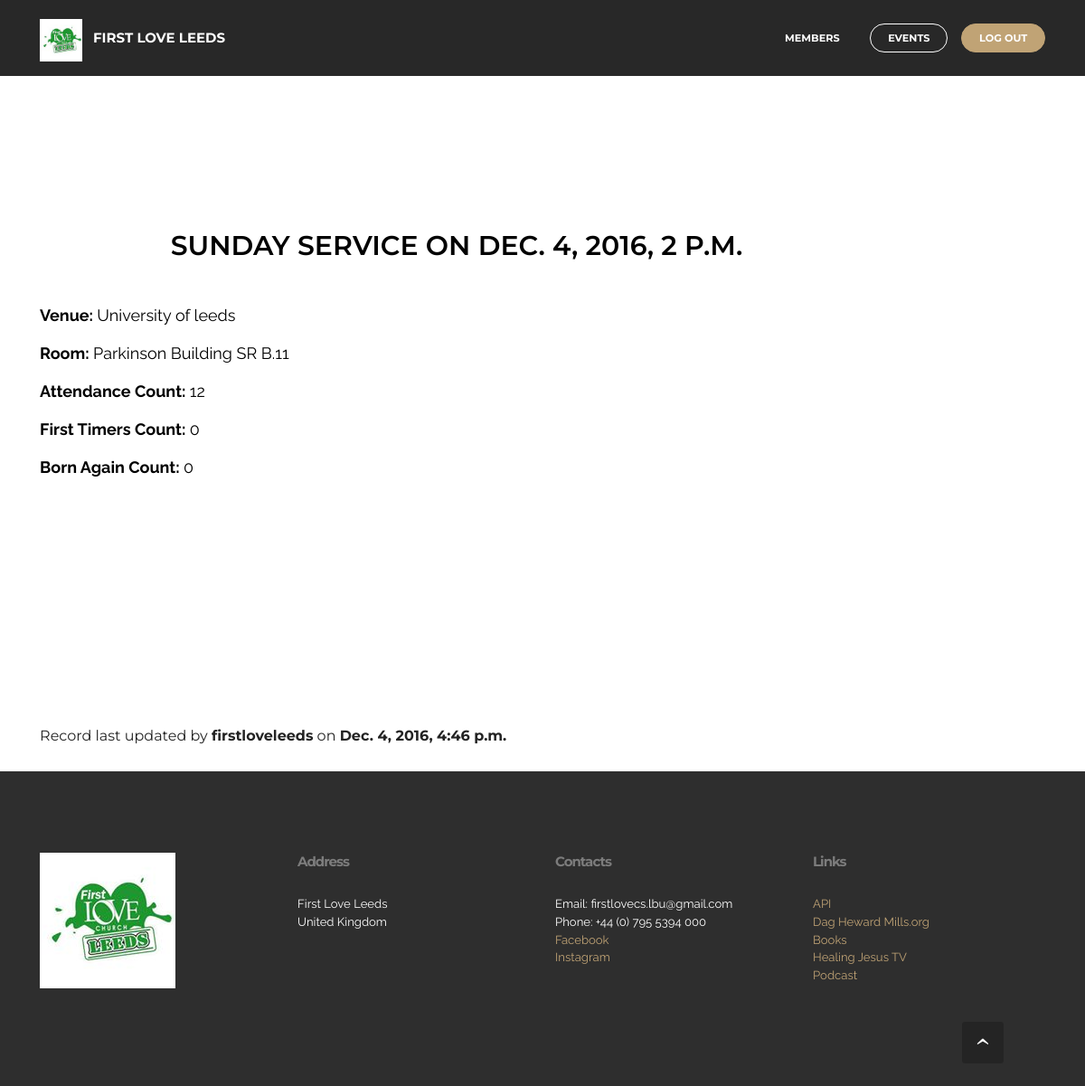
The page /event/5/ (signed in) on the database as committed earlier.
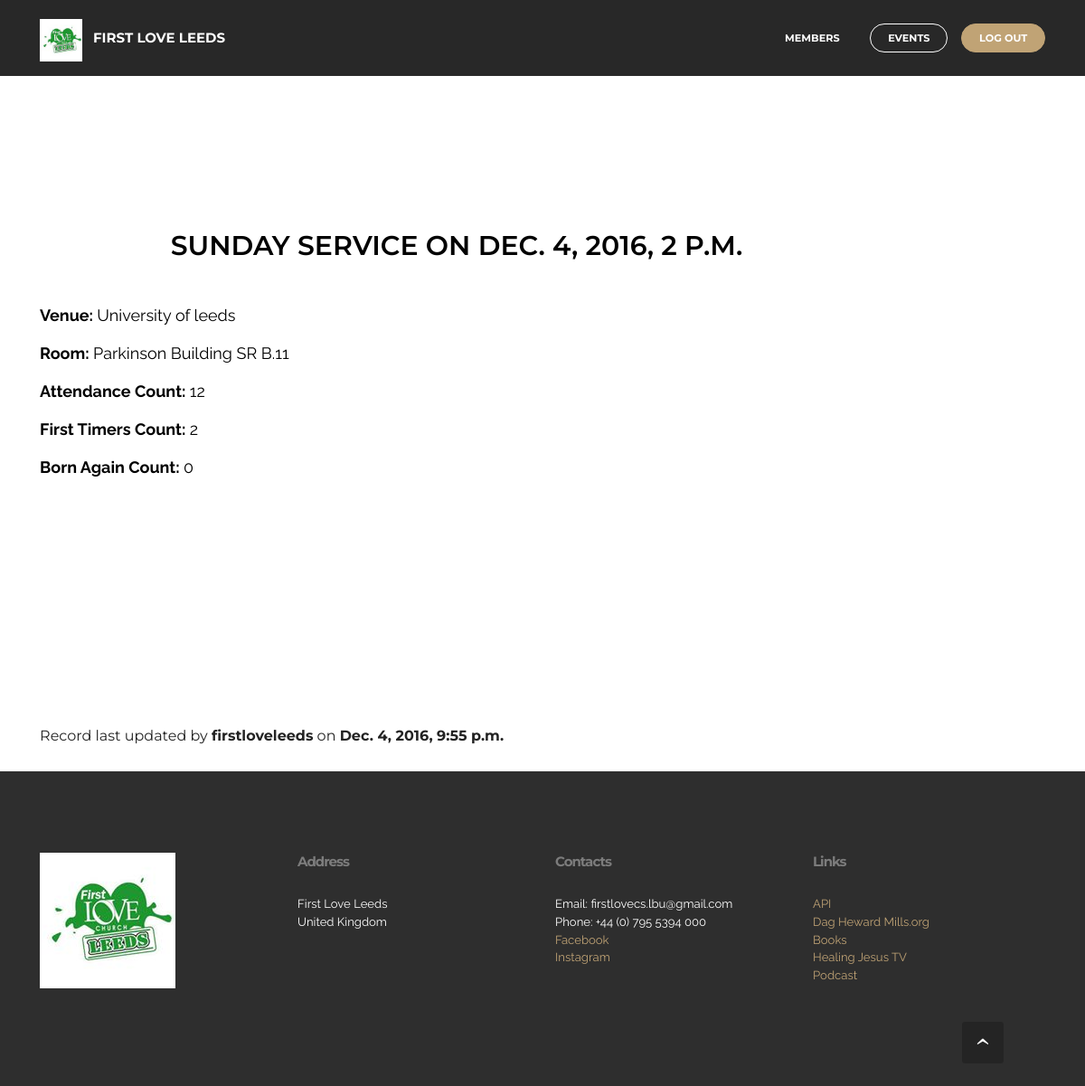
The same page on the database as committed later.
### event/models.py (models this page shows, shortened)
class Event(models.Model):
	event = models.ForeignKey('EventType', on_delete=models.CASCADE)
	date = models.DateTimeField()
	attendance_count = models.IntegerField()
	first_timers_count = models.IntegerField()
	born_again_count = models.IntegerField()
	venue = models.CharField(max_length=100, blank=True)
	room = models.CharField(max_length=100, blank=True)
	last_modified = models.DateTimeField(auto_now=True)
	def __str__(self):
		return self.event.name
	class Meta:
		ordering = ["-date"]

class EventType(models.Model):
	name = models.CharField(max_length=100, unique=True)
	class Meta:
		ordering = ["name"]

### event/views.py (the view)
@login_required
def event_info(request, id):
	event = Event.objects.get(pk = id)
	context = {
		'event': event
	}
	return render (request, 'event_info.html', context)

### event/templates/event_info.html (shortened to what this page needs)
{% extends '_partial/base.html' %}

### welcome/templates/_partial/base.html (shortened to what this page needs)
{% spaceless %}
{% load staticfiles %}
{% endspaceless %}

Rows that differ between the two databases and show on the page:
changed Event: event+date+venue "…12 First Timers Count: 0 Born Again Count: 0 Record last updated by firstloveleeds on Dec. 4, 2016, 4:46 p.m. Address First Love…" → "…12 First Timers Count: 2 Born Again Count: 0 Record last updated by firstloveleeds on Dec. 4, 2016, 9:55 p.m. Address First Love…"
